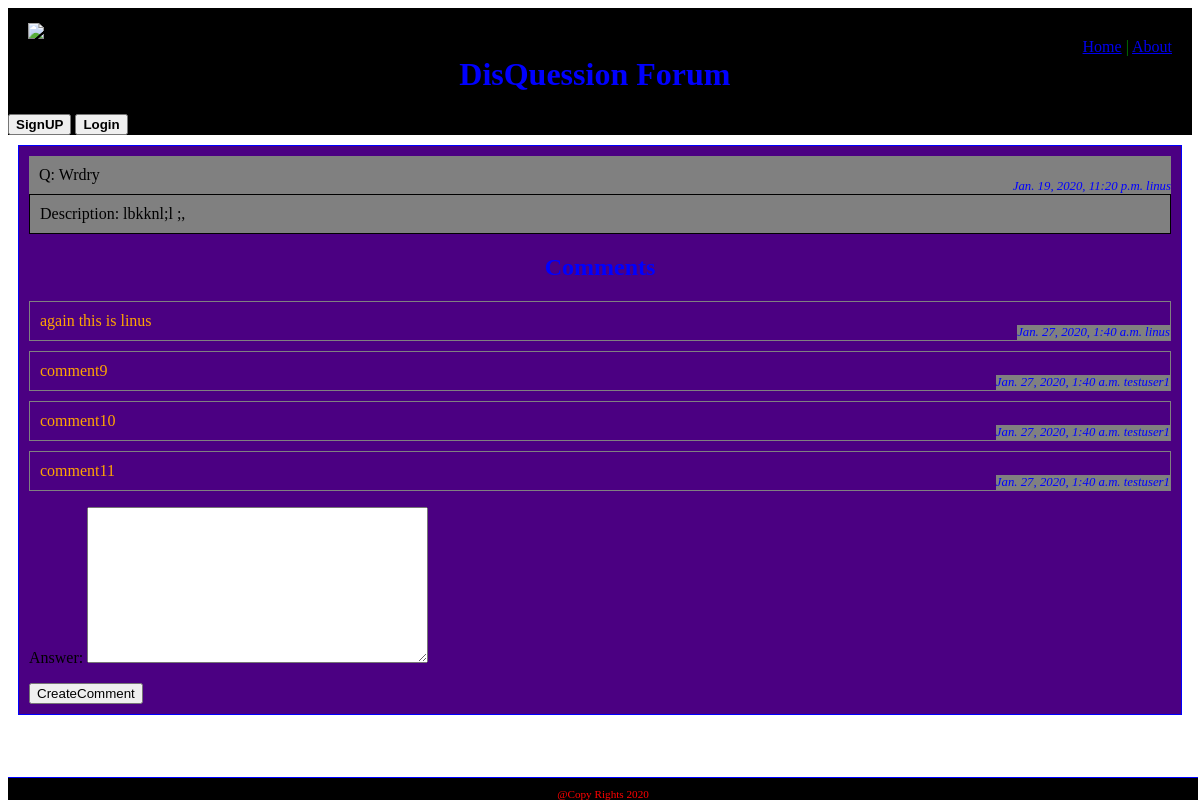
/article/detail/wrdry, run on the app's committed database.
### article/models.py (models this page shows, shortened)
class Article(models.Model):
    title = models.CharField(max_length=100)
    description = models.TextField()
    slug = models.SlugField()
    publish_date = models.DateTimeField(auto_now_add=True)
    author = models.ForeignKey(User, on_delete=models.CASCADE, default=None)

### comment/models.py (models this page shows)
class Comment(models.Model):
    article = models.ForeignKey(Article, on_delete=models.CASCADE, default=None)
    owner = models.ForeignKey(User, on_delete=models.CASCADE,default=None)
    answer = models.TextField()
    published_at = models.DateTimeField(auto_now_add=True, blank=True)

### article/views.py (the view)
# urls.py: path('detail/<title>',detailed_article, name='detail')
def detailed_article(request, title):
    detailed_article = Article.objects.get(title=title)
    comments = cModels.Comment.objects.filter(article=detailed_article)
    cform = cForms.CommentCreationForm()
    context = {
        'detailed_article': detailed_article,
        'comments': comments,
        'cform':cform
    }
    return render(request, 'article/detail.html', context)

### comment/forms.py
class CommentCreationForm(forms.ModelForm):
    class Meta:
        model = Comment
        fields = ('answer',)

### article/templates/article/detail.html (shortened to what this page needs)
{% extends 'base.html' %}
{% load static %}
{% block head %}
<link rel="stylesheet" href="{% static 'css/detail.css' %}">
{% endblock %}
{% block content %}
<div class="detail">
    <div class="title">
        Q: {{detailed_article.title|title}}
        <div class="otherDeatil">
        {{detailed_article.publish_date}}
        {{detailed_article.author}}
    </div>
    </div>
    <div class="description">
        Description: {{detailed_article.description}}
    </div>
    <h2>Comments</h2>
    <div class="comments">
        {% for comment in comments %}
        <div class="comment">
            {{comment.answer}}
            <div class="owner">
                {{comment.published_at}}
                {{comment.owner}}</div>
        </div>
    {% endfor %}
    </div>
    <form method="get" action="{% url 'comment:create' %}">
        {{cform.as_p}}
        <input type="submit" value="CreateComment">
    </form>
</div>
{% endblock %}

### static/css/master.css (style rules this page uses)
body { background-color: white; }

### article/static/css/detail.css (style rules this page uses)
.detail { margin : 10px }
.title { border : 1px black; background-color : gray; padding : 10px; position : relative }
.description { border : 1px solid black; background-color : gray; padding : 10px; }
.otherDeatil, .owner { float : right; background-color : gray; position:absolute; right : 0; bottom : 0; margin:0; font-size : 0.8em; font-style : italic; color : blue }
h2 { text-align : center ; color : blue }
.comment { border : 1px solid gray; padding : 10px; margin-top : 10px; position : relative; color : orange }

### data on the page
Article: title "Wrdry", publish_date "Jan. 19, 2020, 11:20 p.m.", author "linus", description "lbkknl;l ;,"
Comment: answer "again this is linus", published_at "Jan. 27, 2020, 1:40 a.m.", owner "linus"
Comment: answer "comment9", published_at "Jan. 27, 2020, 1:40 a.m.", owner "testuser1"
Comment: answer "comment10", published_at "Jan. 27, 2020, 1:40 a.m.", owner "testuser1"
Comment: answer "comment11", published_at "Jan. 27, 2020, 1:40 a.m.", owner "testuser1"
